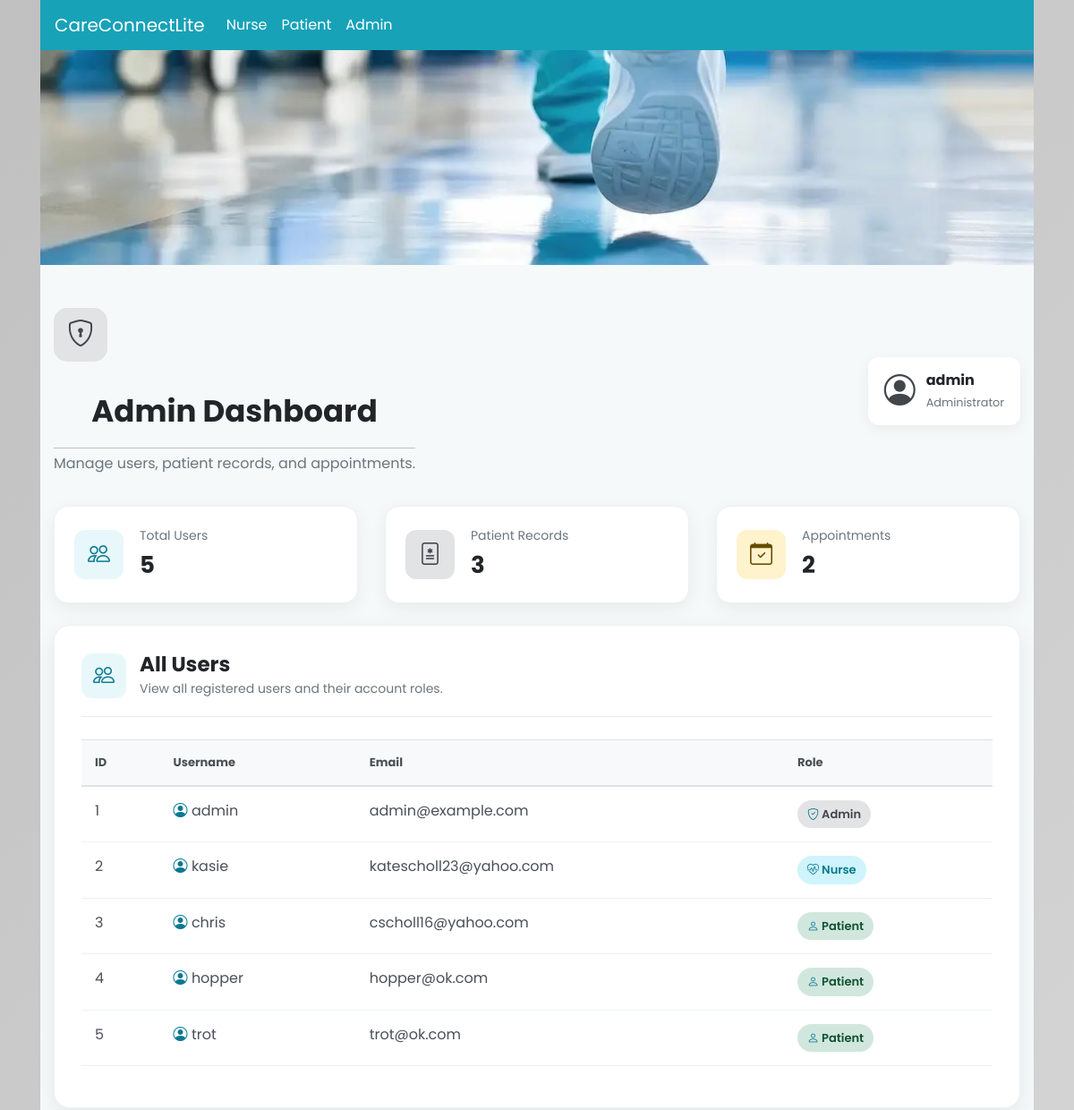
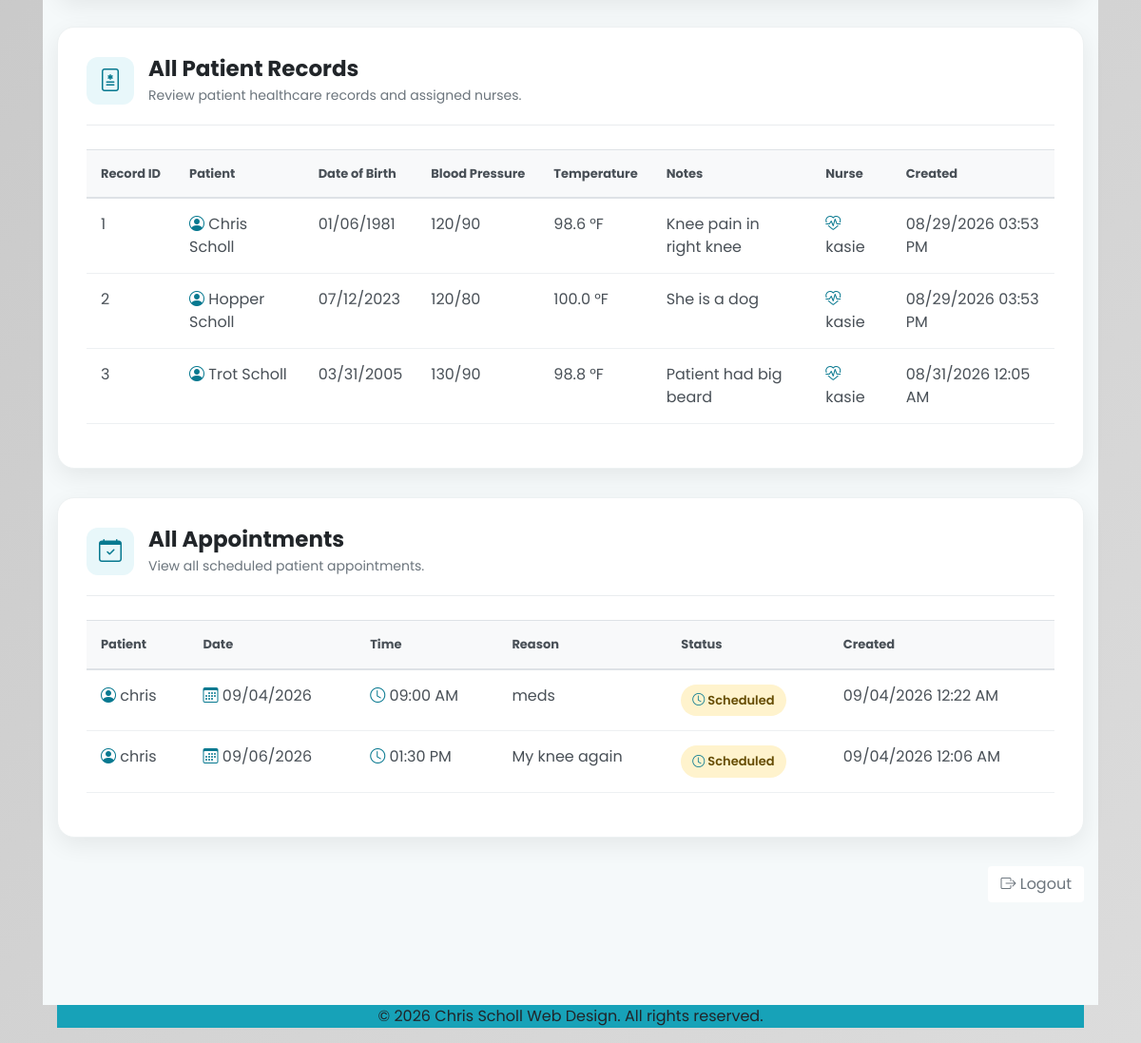
Page /admin (signed in) on the earlier database version (2 pictures, top to bottom).
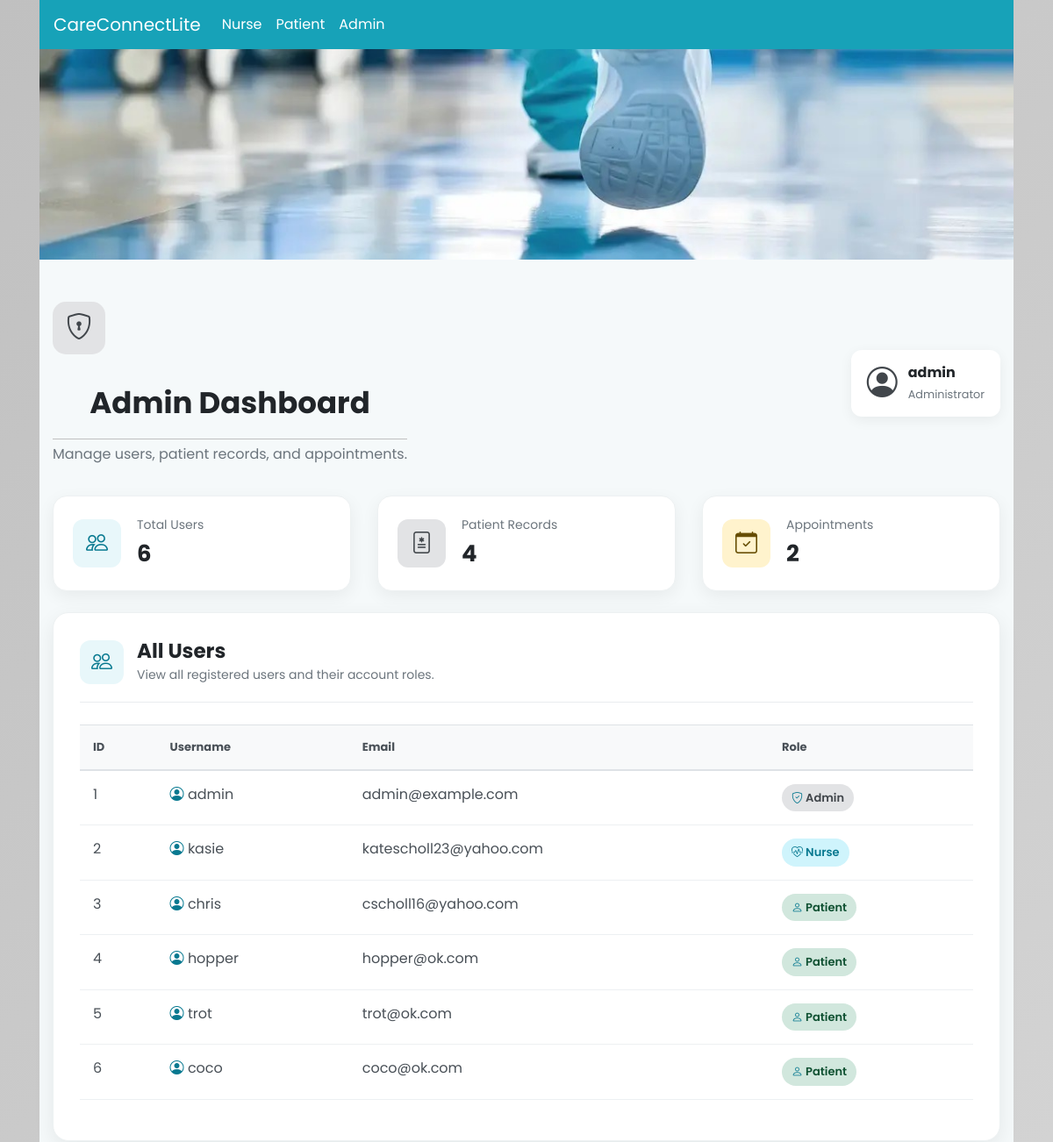
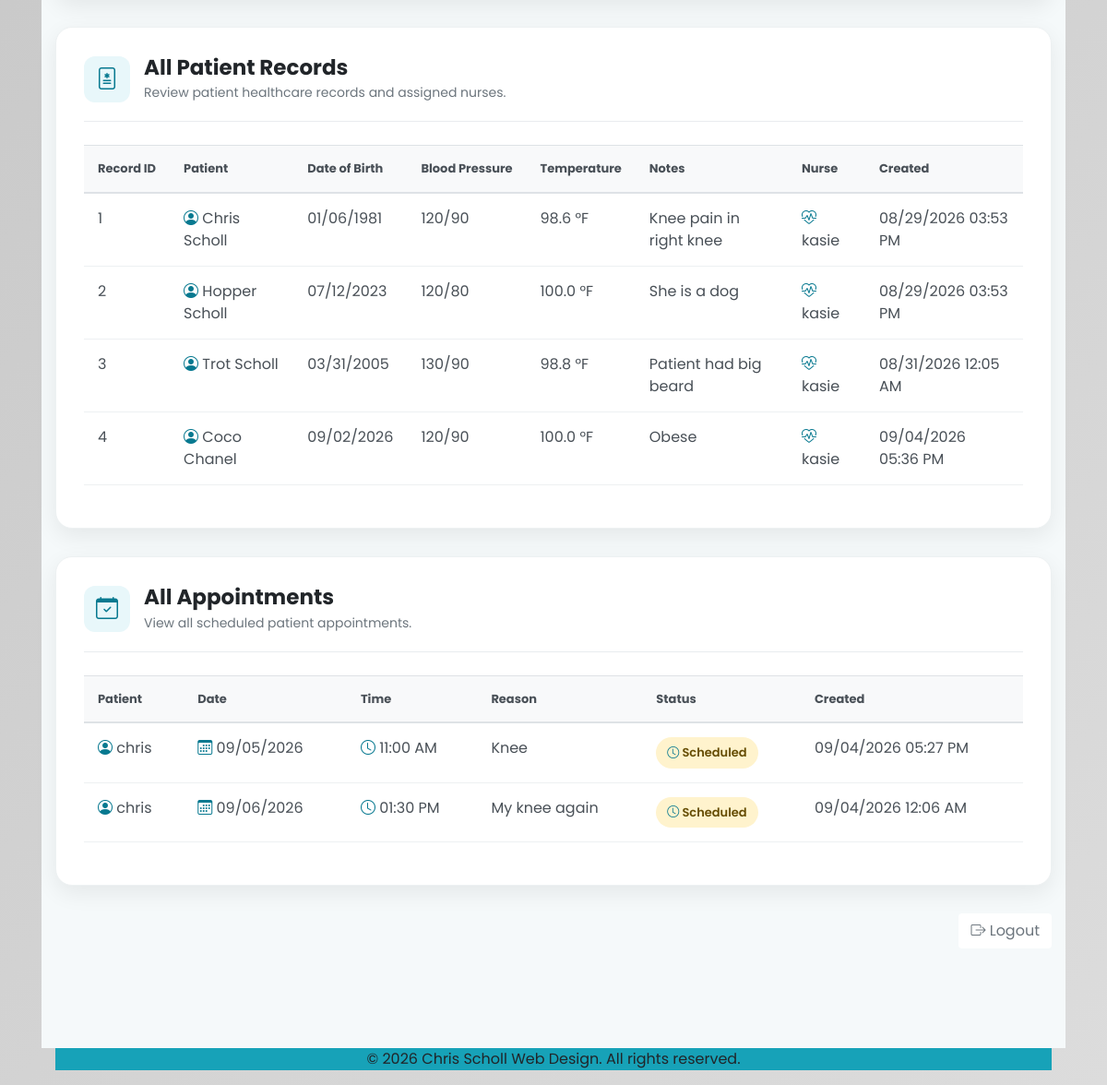
Same page on the later database version (2 pictures, top to bottom).
### models.py (models this page shows, shortened)
class User(db.Model, UserMixin):
    id = db.Column(db.Integer, primary_key=True)
    username = db.Column(
        db.String(100),
        unique=True,
        nullable=False
    )
    email = db.Column(
        db.String(50),
        unique=True,
        nullable=False
    )
    password = db.Column(
        db.String(100),
        nullable=False
    )
    role = db.Column(
        db.String(50),
        nullable=True,
        server_default="patient"
    )
    def is_admin(self):
        return self.role == "admin"
    password_reset_ids = db.relationship(
        "PasswordResetId",
        backref="user",
        cascade="all, delete-orphan"
    )
    patient_record = db.relationship(
        "PatientRecord",
        foreign_keys="PatientRecord.patient_id",
        back_populates="patient",
        uselist=False,
        cascade="all, delete-orphan"
    )
    nurse_records = db.relationship(
        "PatientRecord",
        foreign_keys="PatientRecord.nurse_id",
        back_populates="nurse"
    )
    appointments = db.relationship(
        "Appointment",
        foreign_keys="Appointment.patient_id",
        back_populates="patient",
        cascade="all, delete-orphan"
    )

class PatientRecord(db.Model):
    id = db.Column(
        db.Integer,
        primary_key=True
    )
    patient_id = db.Column(
        db.Integer,
        db.ForeignKey("user.id"),
        nullable=False,
        unique=True
    )
    nurse_id = db.Column(
        db.Integer,
        db.ForeignKey("user.id"),
        nullable=True
    )
    patient_name = db.Column(
        db.String(100),
        nullable=False
    )
    date_of_birth = db.Column(
        db.Date,
        nullable=False
    )
    blood_pressure = db.Column(
        db.String(20),
        nullable=True
    )
    temperature = db.Column(
        db.Float,
        nullable=True
    )
    notes = db.Column(
        db.Text,
        nullable=True
    )
    created_at = db.Column(
        db.DateTime(timezone=True),
        default=lambda: datetime.now(timezone.utc),
        nullable=False
    )
    patient = db.relationship(
        "User",
        foreign_keys=[patient_id],
        back_populates="patient_record"
    )
    nurse = db.relationship(
        "User",
        foreign_keys=[nurse_id],
        back_populates="nurse_records"
    )

class Appointment(db.Model):
    id = db.Column(
        db.Integer,
        primary_key=True
    )
    patient_id = db.Column(
        db.Integer,
        db.ForeignKey("user.id"),
        nullable=False
    )
    appointment_date = db.Column(
        db.Date,
        nullable=False
    )
    appointment_time = db.Column(
        db.Time,
        nullable=False
    )
    reason = db.Column(
        db.String(255),
        nullable=False
    )
    status = db.Column(
        db.String(50),
        nullable=False,
        default="Scheduled"
    )
    created_at = db.Column(
        db.DateTime(timezone=True),
        default=lambda: datetime.now(timezone.utc),
        nullable=False
    )
    patient = db.relationship(
        "User",
        foreign_keys=[patient_id],
        back_populates="appointments"
    )

### app.py (the view)
@app.route("/admin")
@admin_required
def admin():
    users = db.session.scalars(
        select(User)
    ).all()
    patient_records = db.session.scalars(
        select(PatientRecord)
    ).all()
    appointments = db.session.scalars(
    select(Appointment)
    .where(
        Appointment.appointment_date >= datetime.now().date(),
        Appointment.status == "Scheduled"
    )
    .order_by(
        Appointment.appointment_date,
        Appointment.appointment_time
    )
    ).all()
    return render_template(
        "admin.html",
        users=users,
        patient_records=patient_records,
        appointments=appointments
    )

### templates/admin.html (shortened to what this page needs)
{% extends 'base.html' %}
{% block content %}
<div class="admin-page">
    <div class="container py-5">
        <div class="admin-header">
            <div>
                <div class="admin-header-icon">
                    <i class="bi bi-shield-lock"></i>
                </div>
                <h1>Admin Dashboard</h1>
                <p class="admin-subtitle">
                    Manage users, patient records, and appointments.
                </p>
            </div>
            <div class="admin-user-info">
                <i class="bi bi-person-circle"></i>
                <div>
                    <strong>{{ current_user.username }}</strong>
                    <small>Administrator</small>
                </div>
            </div>
        </div>
        <div class="row g-4 mb-4">
            <div class="col-md-4">
                <div class="admin-stat-card">
                    <div class="stat-icon users-icon">
                        <i class="bi bi-people"></i>
                    </div>
                    <div>
                        <span>Total Users</span>
                        <strong>{{ users|length }}</strong>
                    </div>
                </div>
            </div>
            <div class="col-md-4">
                <div class="admin-stat-card">
                    <div class="stat-icon records-icon">
                        <i class="bi bi-file-medical"></i>
                    </div>
                    <div>
                        <span>Patient Records</span>
                        <strong>{{ patient_records|length }}</strong>
                    </div>
                </div>
            </div>
            <div class="col-md-4">
                <div class="admin-stat-card">
                    <div class="stat-icon appointments-icon">
                        <i class="bi bi-calendar-check"></i>
                    </div>
                    <div>
                        <span>Appointments</span>
                        <strong>{{ appointments|length }}</strong>
                    </div>
                </div>
            </div>
        </div>
        <div class="admin-dashboard-card">
            <div class="admin-card-header">
                <div class="admin-section-icon">
                    <i class="bi bi-people"></i>
                </div>
                <div>
                    <h3>All Users</h3>
                    <p>
                        View all registered users and their account roles.
                    </p>
                </div>
            </div>
            <div class="table-responsive">
                <table class="table admin-table">
                    <thead>
                        <tr>
                            <th>ID</th>
                            <th>Username</th>
                            <th>Email</th>
                            <th>Role</th>
                        </tr>
                    </thead>
                    <tbody>
                        {% for user in users %}
                        <tr>
                            <td>
                                {{ user.id }}
                            </td>
                            <td>
                                <i class="bi bi-person-circle me-2"></i>
                                {{ user.username }}
                            </td>
                            <td>
                                {{ user.email }}
                            </td>
                            <td>
                                {% if user.role == 'admin' %}
                                    <span class="admin-role admin-role-admin">
                                        <i class="bi bi-shield-check me-1"></i>
                                        Admin
                                    </span>
                                {% elif user.role == 'nurse' %}
                                    <span class="admin-role admin-role-nurse">
                                        <i class="bi bi-heart-pulse me-1"></i>
                                        Nurse
                                    </span>
                                {% else %}
                                    <span class="admin-role admin-role-patient">
                                        <i class="bi bi-person me-1"></i>
                                        Patient
                                    </span>
                                {% endif %}
                            </td>
                        </tr>
                        {% endfor %}
                    </tbody>
                </table>
            </div>
        </div>
        <div class="admin-dashboard-card">
            <div class="admin-card-header">
                <div class="admin-section-icon">
                    <i class="bi bi-file-medical"></i>
                </div>
                <div>
                    <h3>All Patient Records</h3>
                    <p>
                        Review patient healthcare records and assigned nurses.
                    </p>
                </div>
            </div>
            <div class="table-responsive">
                <table class="table admin-table">
                    <thead>
                        <tr>
                            <th>Record ID</th>
                            <th>Patient</th>
                            <th>Date of Birth</th>
                            <th>Blood Pressure</th>
                            <th>Temperature</th>
                            <th>Notes</th>
                            <th>Nurse</th>
                            <th>Created</th>
                        </tr>
                    </thead>
                    <tbody>
                        {% for record in patient_records %}
                        <tr>
                            <td>
                                {{ record.id }}
                            </td>
                            <td>
                                <i class="bi bi-person-circle me-2"></i>
                                {{ record.patient_name }}
                            </td>
                            <td>
                                {{ record.date_of_birth.strftime('%m/%d/%Y') }}
                            </td>
                            <td>
                                {{ record.blood_pressure or "Not recorded" }}
                            </td>
                            <td>
                                {% if record.temperature %}
                                    {{ record.temperature }} °F
                                {% else %}
                                    Not recorded
                                {% endif %}
                            </td>
                            <td>
                                {{ record.notes or "No notes" }}
                            </td>
                            <td>
                                {% if record.nurse %}
                                    <i class="bi bi-heart-pulse me-1"></i>
                                    {{ record.nurse.username }}
                                {% else %}
                                    <span class="text-muted">
                                        Not assigned
                                    </span>
                                {% endif %}
                            </td>
                            <td>
                                {{ record.created_at.strftime('%m/%d/%Y %I:%M %p') }}
                            </td>
                        </tr>
                        {% endfor %}
                    </tbody>
                </table>
            </div>
        </div>
        <div class="admin-dashboard-card">
            <div class="admin-card-header">
                <div class="admin-section-icon">
                    <i class="bi bi-calendar-check"></i>
                </div>
                <div>
                    <h3>All Appointments</h3>
                    <p>
                        View all scheduled patient appointments.
                    </p>
                </div>
            </div>
            {% if appointments %}
                <div class="table-responsive">
                    <table class="table admin-table">
                        <thead>
                            <tr>
                                <th>Patient</th>
                                <th>Date</th>
                                <th>Time</th>
                                <th>Reason</th>
                                <th>Status</th>
                                <th>Created</th>
                            </tr>
                        </thead>
                        <tbody>
                            {% for appointment in appointments %}
                            <tr>
                                <td>
                                    <i class="bi bi-person-circle me-2"></i>
                                    {{ appointment.patient.username }}
                                </td>
                                <td>
                                    <i class="bi bi-calendar3 me-1"></i>
                                    {{ appointment.appointment_date.strftime('%m/%d/%Y') }}
                                </td>
                                <td>
                                    <i class="bi bi-clock me-1"></i>
                                    {{ appointment.appointment_time.strftime('%I:%M %p') }}
                                </td>
                                <td>
                                    {{ appointment.reason }}
                                </td>
                                <td>
                                    {% if appointment.status == 'confirmed' %}
                                        <span class="admin-status status-confirmed">
                                            <i class="bi bi-check-circle me-1"></i>
                                            Confirmed
                                        </span>
                                    {% elif appointment.status == 'cancelled' %}
                                        <span class="admin-status status-cancelled">
                                            Cancelled
                                        </span>
                                    {% else %}
                                        <span class="admin-status status-pending">
                                            <i class="bi bi-clock me-1"></i>
                                            {{ appointment.status }}
                                        </span>
                                    {% endif %}
                                </td>
                                <td>
                                    {{ appointment.created_at.strftime('%m/%d/%Y %I:%M %p') }}
                                </td>
                            </tr>
                            {% endfor %}
                        </tbody>
                    </table>
                </div>
            {% endif %}
        </div>
        <div class="admin-footer">
            <a
                href="{{ url_for('logout') }}"
                class="btn admin-logout-btn"
            >
                <i class="bi bi-box-arrow-right me-2"></i>
                Logout
            </a>
        </div>
    </div>
</div>
{% endblock content %}

Differences in the rows shown:
no longer on this page (row edited): Appointment: patient.username "chris", appointment_date "09/04/2026", appointment_time "09:00 AM", reason "meds", status "Scheduled", created_at "09/04/2026 12:22 AM"
added User: id "6", username "coco", email "coco@ok.com", role "patient" (drawn)
added PatientRecord: id "4", patient_name "Coco Chanel", date_of_birth "09/02/2026", blood_pressure "120/90", temperature "100.0", notes "Obese", nurse.username "kasie", created_at "09/04/2026 05:36 PM"
added Appointment: patient.username "chris", appointment_date "09/05/2026", appointment_time "11:00 AM", reason "Knee", status "Scheduled", created_at "09/04/2026 05:27 PM"
Other differences:
{{ users|length }}: "5" → "6"
{{ patient_records|length }}: "3" → "4"
